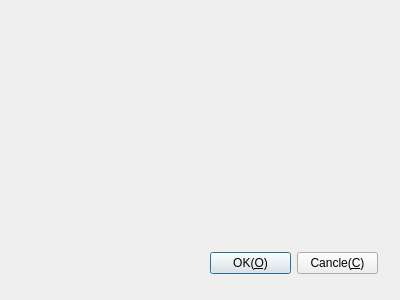
<?xml version="1.0" encoding="UTF-8"?>
<ui version="4.0">
 <class>CDlgSettings</class>
 <widget class="QDialog" name="CDlgSettings">
  <property name="geometry">
   <rect>
    <x>0</x>
    <y>0</y>
    <width>400</width>
    <height>300</height>
   </rect>
  </property>
  <property name="windowTitle">
   <string>Dialog</string>
  </property>
  <widget class="QWidget" name="">
   <property name="geometry">
    <rect>
     <x>210</x>
     <y>250</y>
     <width>168</width>
     <height>27</height>
    </rect>
   </property>
   <layout class="QHBoxLayout" name="horizontalLayout">
    <item>
     <widget class="QPushButton" name="pbOk">
      <property name="text">
       <string>OK(&amp;O)</string>
      </property>
     </widget>
    </item>
    <item>
     <widget class="QPushButton" name="pbCancle">
      <property name="text">
       <string>Cancle(&amp;C)</string>
      </property>
     </widget>
    </item>
   </layout>
  </widget>
 </widget>
 <resources/>
 <connections/>
</ui>
